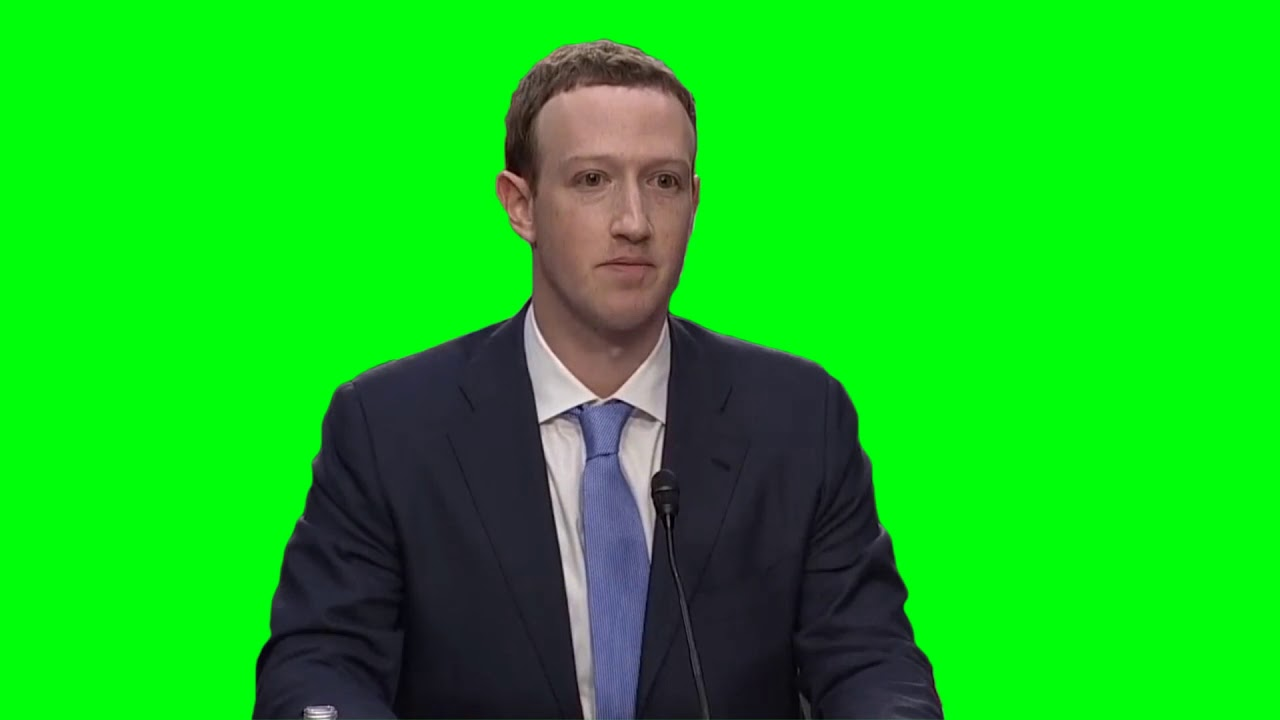
#> input picture cst205 so far/markz.jpg, 1280 x 720 px
$ python greyscale.py
#> lines starting #> are read from the running program, lines starting #| are printed output that depends on the picture
from PIL import Image
im = Image.open('markz.jpg')
#> im is the input picture: PIL image 1280x720 RGB; mean R, G, B 19.3, 196.6, 27.5
def lum_image(p):
 new_red = int(p[0] * 0.299)
 new_green = int(p[1] * 0.587)
 new_blue = int(p[2] * 0.114)
 luminance = new_red + new_green + new_blue
 return (luminance,) * 3
new_list = map( lum_image, im.getdata() )
im.putdata(list(new_list))
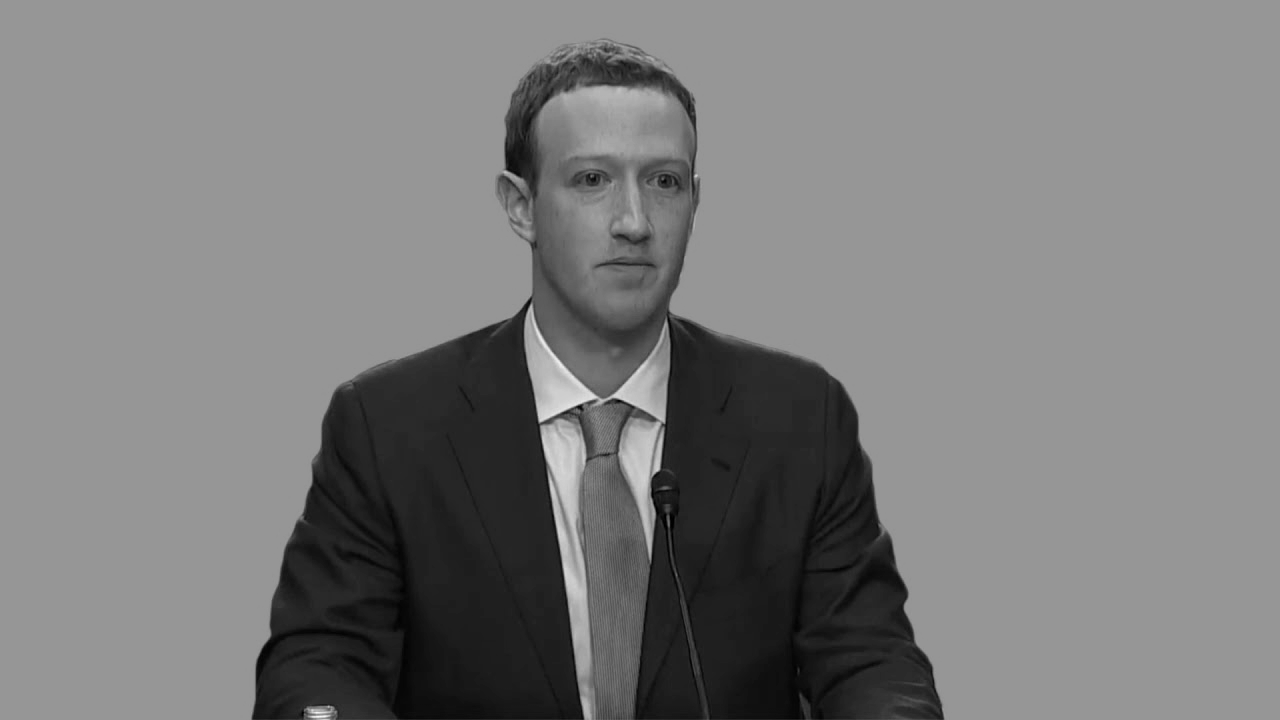
#> im: PIL image 1280x720 RGB; min 0, max 246, mean 123.2
im.save('new_gray.jpg')
